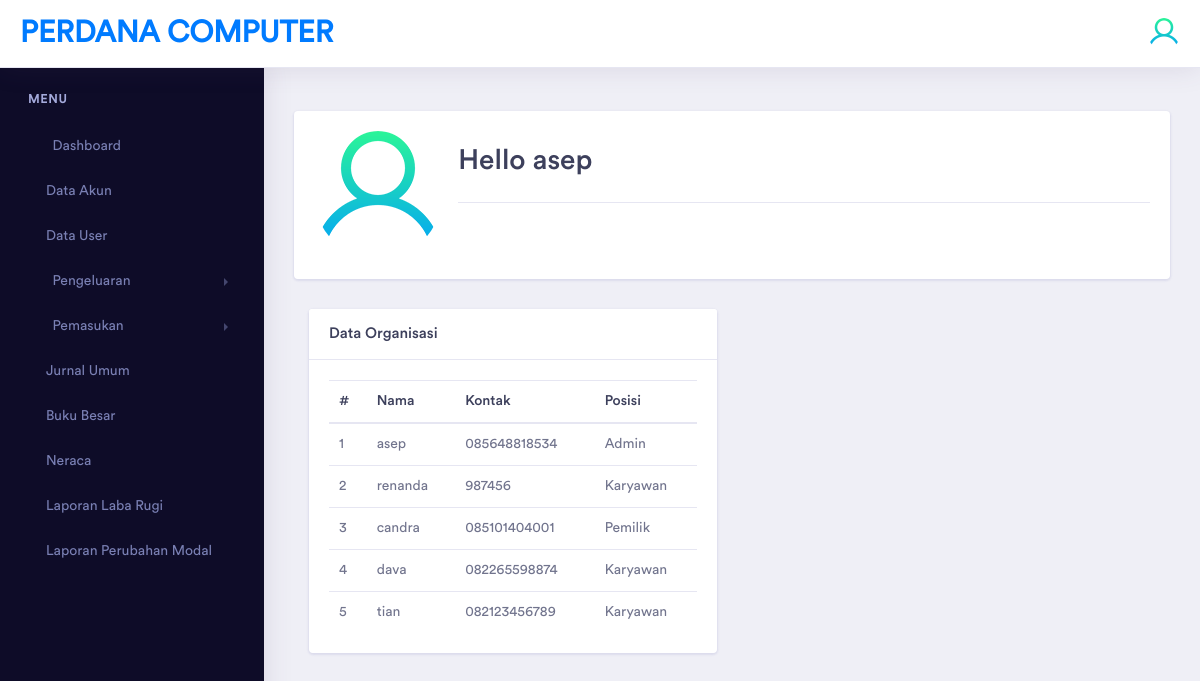
Before: /modules/index.php (signed in) with the older database file.
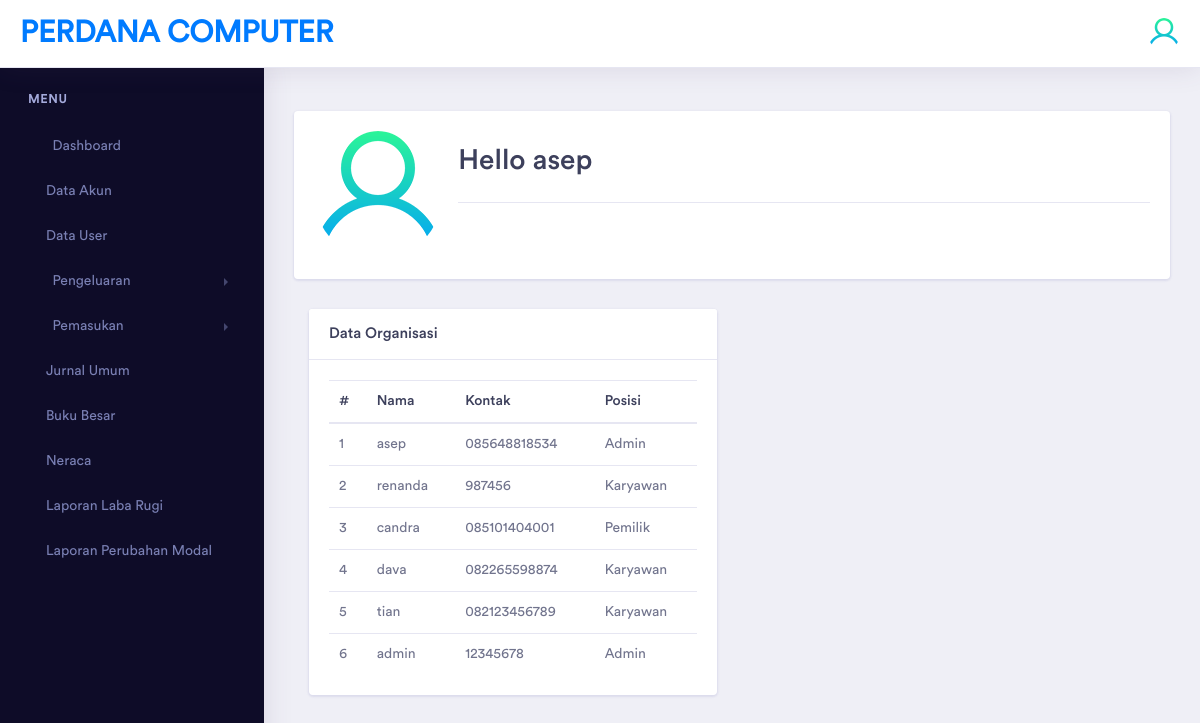
After: the same page with the newer database file.
### tables this page shows
CREATE TABLE `user` (
  `id_user` int(100) NOT NULL,
  `username` varchar(100) NOT NULL,
  `password` varchar(100) NOT NULL,
  `level` varchar(100) NOT NULL,
  `kontak` text NOT NULL
);

### config/koneksi.php (called while the page is built, shortened)
<?php
 $base_url="http://localhost/Webakuntansi/";
?>

### modules/index.php (the view, shortened to what this page needs)
<?php
include "../config/koneksi.php";
?>
<!doctype html>
<html lang="en">
<head>
    <link rel="stylesheet" href="<?php echo $base_url;?>includes/assets/vendor/bootstrap/css/bootstrap.min.css">
    <link href="<?php echo $base_url;?>includes/assets/vendor/fonts/circular-std/style.css" rel="stylesheet">
    <link rel="stylesheet" href="<?php echo $base_url;?>includes/assets/libs/css/style.css">
    <link rel="stylesheet" href="<?php echo $base_url;?>includes/assets/vendor/fonts/fontawesome/css/fontawesome-all.css">
    <link rel="stylesheet" href="<?php echo $base_url;?>includes/assets/vendor/charts/morris-bundle/morris.css">
    <link rel="stylesheet" href="<?php echo $base_url;?>includes/assets/vendor/fonts/material-design-iconic-font/css/materialdesignicons.min.css">
</head>
<body>
<?php if(@$_SESSION['username']){
  ?>
    <div class="dashboard-main-wrapper">
    <?php include "header.php";
  ?>
	    </div>
	    <div class="nav-left-sidebar sidebar-dark">
      <?php include "sidebar.php";
  ?>
	    </div>
	    <div class="dashboard-wrapper">
	        <div class="dashboard-influence">
	            <div class="container-fluid dashboard-content">
					<div class="row">
	                    <div class="col-xl-12 col-lg-12 col-md-12 col-sm-12 col-12">
	                        <div class="card influencer-profile-data">
	                            <div class="card-body">
	                                <div class="row">
	                                    <div class="col-xl-2 col-lg-4 col-md-4 col-sm-4 col-12">
	                                        <div class="text-center">
	                                        	<img src="<?php echo $base_url;?>includes/assets/images/avatar-1.png" width='128' height='128' alt="User Avatar" class="rounded-circle user-avatar-xxl">
	                                            </div>
	                                        </div>
	                                        <div class="col-xl-10 col-lg-8 col-md-8 col-sm-8 col-12">
	                                            <div class="user-avatar-info">
	                                                <div class="m-b-20">
	                                                    <div class="user-avatar-name">
	                                                        <h2 class="mb-1"><a>Hello </a><?php echo $_SESSION['username'];?></h2>
															</div>
	                                                </div>
	                                                <div class="user-avatar-address">
	                                                    <p class="border-bottom pb-3">
	                                                    </p>
	                                                </div>
	                                            </div>
	                                        </div>
	                                    </div>
	                                </div>
	                            </div>
	                        </div>
	                    </div>
						<div class="col-xl-6 col-lg-6 col-md-12 col-sm-12 col-12">
                            <div class="card">
                                <h5 class="card-header">Data Organisasi</h5>
                                <div class="card-body">
                                    <table class="table table-hover">
                                        <thead>
                                            <tr>
                                                <th scope="col">#</th>
                                                <th scope="col">Nama</th>
                                                <th scope="col">Kontak</th>
                                                <th scope="col">Posisi</th>
                                            </tr>
                                        </thead>
										<?php
  $num =1;
  $ambil = mysqli_query($conn,"SELECT * FROM user");
  while ($data = mysqli_fetch_array($ambil)) {
    ?>
  <tr>
    <td><?php echo $num++;?></td>
    <td><?php echo $data['username'];?></td>
    <td><?php echo $data['kontak'];?></td>
    <td><?php if($data['level']=="1"){
        echo 'Admin';
    }
    else if($data['level']=="2"){
        echo 'Karyawan';
    }
    else{
        echo 'Pemilik';
    }
    ?></td>
  </tr>
  <?php
  }
  ?>
                                    </table>
                                </div>
                            </div>
                        </div>
	                    </div>
                      <?php } else { echo "<script>window.location.href='login.php'</script>";} ?>
</body>
</html>

### modules/header.php (shortened to what this page needs)
<div class="dashboard-header">
	        <nav class="navbar navbar-expand-lg bg-white fixed-top">
	            <a class="navbar-brand" href="#">Perdana Computer</a>
	            <div class="collapse navbar-collapse " id="navbarSupportedContent">
	                <ul class="navbar-nav ml-auto navbar-right-top">
	                    <li class="nav-item dropdown nav-user">
	                        <a class="nav-link nav-user-img" href="#" id="navbarDropdownMenuLink2" data-toggle="dropdown" aria-haspopup="true" aria-expanded="false"><img src="<?php echo $base_url;?>includes/assets/images/avatar-1.png" alt="" class="user-avatar-md rounded-circle"></a>
	                    </li>
	                </ul>
	            </div>
	        </nav>

### modules/sidebar.php (shortened to what this page needs)
<?Php
if(@$_SESSION['level']=="admin"){?>
        <nav id="sidebar" class="">
        <div class="menu-list">
	            <nav class="navbar navbar-expand-lg navbar-light">
                    <div class="collapse navbar-collapse" id="navbarNav">
                        <ul class="navbar-nav flex-column">
                            <li class="nav-divider">
                                Menu
                            </li>
                            <li class="nav-item ">
                                <a class="nav-link" href="index.php" aria-expanded="false" data-target="#submenu-1" aria-controls="submenu-1"><i class="fa fa-fw fa-user-circle"></i>Dashboard</a>
                            </li>
                            <li class="nav-item">
                                <a class="nav-link" href="dataakun.php"  aria-expanded="false" data-target="#submenu-8" aria-controls="submenu-8"><i class="fas fa-address-card"></i>Data Akun</a>
                            </li>
                            <li class="nav-item">
                                <a class="nav-link" href="datauser.php"  aria-expanded="false" data-target="#submenu-8" aria-controls="submenu-8"><i class="fas fa-address-card"></i>Data User</a>
                            </li>
                            <li class="nav-item">
                                <a class="nav-link" href="#" data-toggle="collapse" aria-expanded="false" data-target="#submenu-1" aria-controls="submenu-2"><i class="fas fa-fw fa-inbox"></i>Pengeluaran</a>
                            </li>
							<li class="nav-item">
                                <a class="nav-link" href="#" data-toggle="collapse" aria-expanded="false" data-target="#submenu-2" aria-controls="submenu-2"><i class="fas fa-fw fa-inbox"></i>Pemasukan</a>
								<div id="submenu-2" class="collapse submenu" style="">
                                    <li class="nav-item">
                                <a class="nav-link" href="jurnalumum.php"  aria-expanded="false" data-target="#submenu-6" aria-controls="submenu-6"><i class="fas fa-file-alt"></i>Jurnal Umum</a>
                            </li>
							 <li class="nav-item">
                                <a class="nav-link" href="bukubesar.php"  aria-expanded="false" data-target="#submenu-6" aria-controls="submenu-6"><i class="fas fa-file-alt"></i>Buku Besar</a>
                            </li>
							 <li class="nav-item">
                                <a class="nav-link" href="neraca.php"  aria-expanded="false" data-target="#submenu-6" aria-controls="submenu-6"><i class="fas fa-file-alt"></i>Neraca</a>
                            </li>
							<li class="nav-item">
                                <a class="nav-link" href="laporanlabarugi.php"  aria-expanded="false" data-target="#submenu-6" aria-controls="submenu-6"><i class="fas fa-file-alt"></i>Laporan Laba Rugi</a>
                            </li>
							<li class="nav-item">
                                <a class="nav-link" href="laporanperubahanmodal.php"  aria-expanded="false" data-target="#submenu-6" aria-controls="submenu-6"><i class="fas fa-file-alt"></i>Laporan Perubahan Modal</a>
                            </li>
                                </div>
                            </li>
                        </ul>
                    </div>
                </nav>
	        </div>
<?php }
    ?>

Changed rows visible on the page:
added user: username "admin", kontak "12345678", level "Admin"
